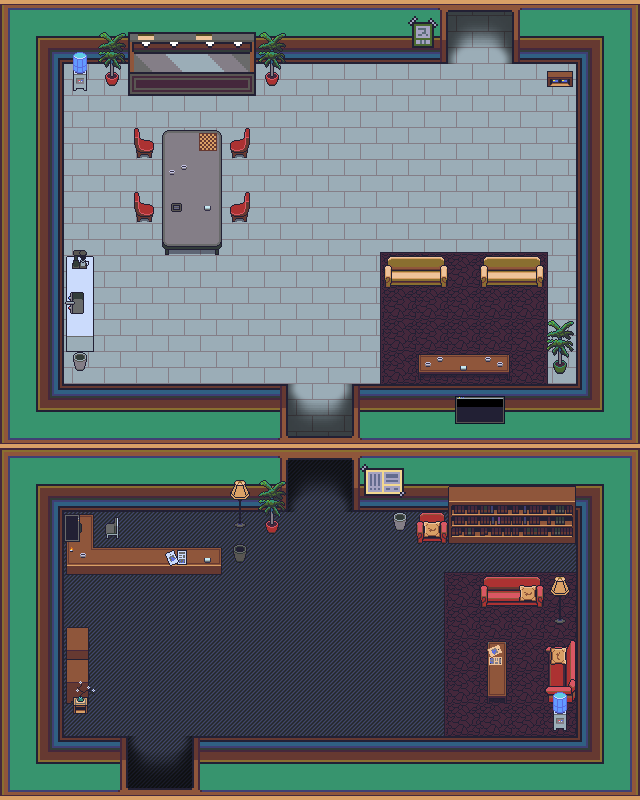

This is a level from a 2D game, rendered from its Tiled map with the project's own tilesets. A one-line summary and the map file follow, with tile-layer data summarised:
An orthogonal 20x25 tile map with 32x32 px tiles, 9 tile layers (floors 1, floors 2, shadows, walls 1, ...), 3 hidden layers not drawn, 6 tilesets.

<map version="1.4" tiledversion="1.4.2" orientation="orthogonal" renderorder="right-down" width="20" height="25" tilewidth="32" tileheight="32" infinite="0" nextlayerid="17" nextobjectid="1">
 <tileset firstgid="1" source="../../../tilesets/Gather Conference 0.x.tsx" />
 <tileset firstgid="1025" source="../../../tilesets/Gather Train 0.x.tsx" />
 <tileset firstgid="2561" source="../../../tilesets/Gather Public Inside 0.x.tsx" />
 <tileset firstgid="3489" source="../../../tilesets/Gather University 0.x.tsx" />
 <tileset firstgid="3953" source="../../../tilesets/Gather Furniture 0.x.tsx" />
 <tileset firstgid="4977" source="../../../tilesets/Gather Games 0.x.tsx" />
 <group id="8" name="bg">
  <layer id="2" name="floors 1" width="20" height="25">
   <data>[500 cells, 500 non-empty, 2 distinct tile ids]</data>
  </layer>
  <layer id="3" name="floors 2" width="20" height="25">
   <data>[500 cells, 69 non-empty, 6 distinct tile ids]</data>
  </layer>
  <layer id="16" name="shadows" width="20" height="25" opacity="0.7">
   <data>[500 cells, 16 non-empty, 2 distinct tile ids]</data>
  </layer>
  <layer id="1" name="walls 1" width="20" height="25">
   <data>[500 cells, 228 non-empty, 16 distinct tile ids]</data>
  </layer>
  <layer id="4" name="walltopper" width="20" height="25">
   <data>[500 cells, 60 non-empty, 11 distinct tile ids]</data>
  </layer>
  <layer id="5" name="wall decor" width="20" height="25">
   <data>[500 cells, 12 non-empty, 12 distinct tile ids]</data>
  </layer>
  <layer id="6" name="furn 1" width="20" height="25">
   <data>[500 cells, 71 non-empty, 55 distinct tile ids]</data>
  </layer>
  <layer id="7" name="furn 2" width="20" height="25">
   <data>[500 cells, 27 non-empty, 21 distinct tile ids]</data>
  </layer>
  <layer id="13" name="furn 3" width="20" height="25">
   <data>[500 cells, 3 non-empty, 3 distinct tile ids]</data>
  </layer>
 </group>
 <group id="10" name="fg" visible="0">
  <layer id="9" name="door 1" width="20" height="25">
   <data>[500 cells, 8 non-empty, 2 distinct tile ids]</data>
  </layer>
  <layer id="11" name="door 2" width="20" height="25">
   <data>[500 cells, 6 non-empty, 2 distinct tile ids]</data>
  </layer>
  <layer id="14" name="other 1" width="20" height="25">
   <data>[500 cells, 8 non-empty, 7 distinct tile ids]</data>
  </layer>
 </group>
</map>
